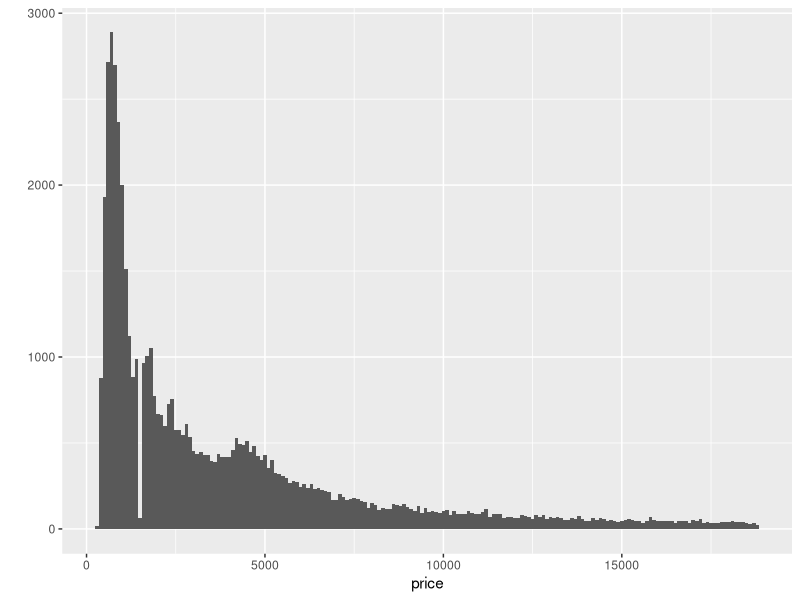
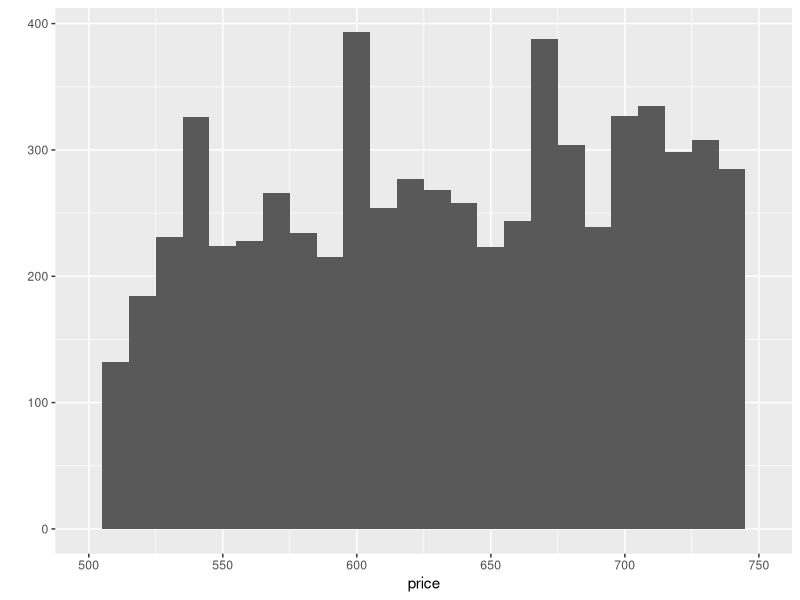
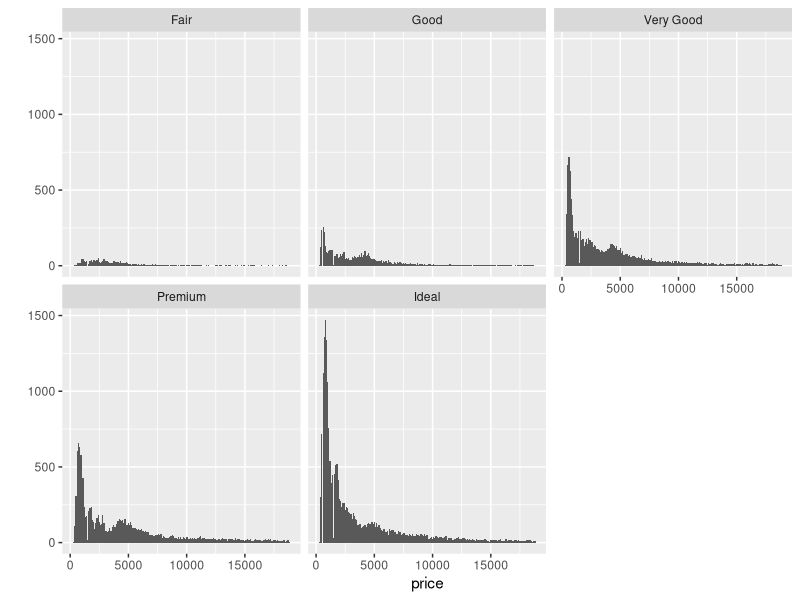

The R source for these figures, in order:
## ---- chunk 1
library(ggplot2) #must load the ggplot package first 
data(diamonds) #loads the diamonds data set since it comes with the ggplot package 
# Number of observations in the dataset
nrow(diamonds)

# Number of variables
ncol(diamonds)

# Number of ordered factors
str(diamonds)

#Best Color
levels(diamonds$color)
?diamonds
## ---- chunk 2
library(ggplot2)
qplot(x = price, data = diamonds, binwidth = 100)
summary(diamonds$price)
## ---- chunk 3
p500 <- diamonds[diamonds$price < 500, ]
p250 <- diamonds[diamonds$price < 250, ]
p15000 <- diamonds[diamonds$price >= 15000, ]
## ---- chunk 4
qplot(x = price, data = diamonds, binwidth = 10) +
  scale_x_continuous(limits = c(500,750))
## ---- chunk 5

qplot(x = price, data = diamonds, binwidth= 100) + facet_wrap(~cut)
by(diamonds$price, diamonds$cut, max)
by(diamonds$price, diamonds$cut, min)
